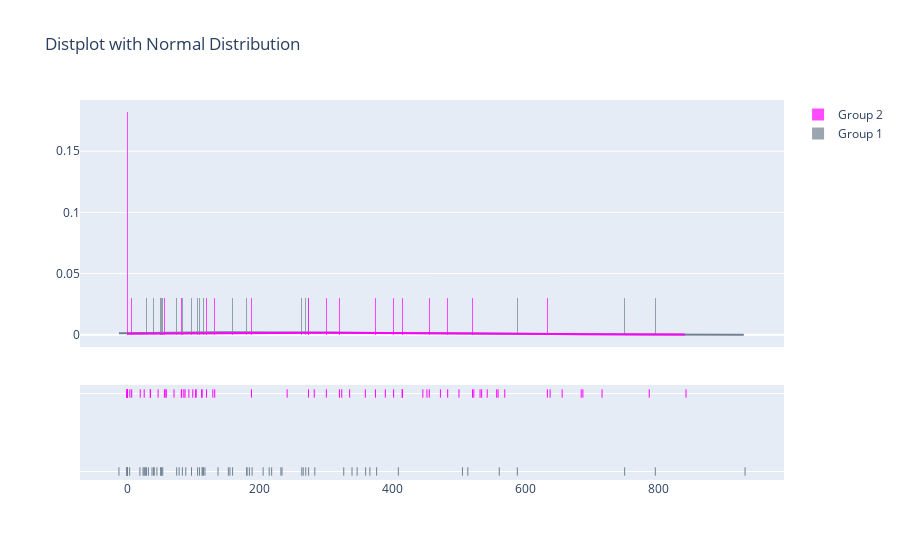

The cell this chart's notebook holds for it:
### Code cell
import plotly.figure_factory as ff
import numpy as np

x1 = df_pre['mtr_win over dof']
x2 = df_post['mtr_win over dof']

group_labels = ['Group 1', 'Group 2']

colors = ['slategray', 'magenta']

# Create distplot with curve_type set to 'normal'
fig = ff.create_distplot([x1, x2], group_labels, bin_size=.5,
                         curve_type='normal', # override default 'kde'
                         colors=colors)

# Add title
fig.update_layout(title_text='Distplot with Normal Distribution')
fig.show()

### Figure 1 — Plotly figure (JSON) as saved in the notebook; plotly's stock layout.template omitted (floating-point values rounded to 4 significant figures; data arrays with more than 128 entries replaced by an {"elided": "..."} marker saying what was removed)
{"data": [{"autobinx": false, "histnorm": "probability density", "legendgroup": "Group 1", "marker": {"color": "slategray"}, "name": "Group 1", "opacity": 0.7, "type": "histogram", "x": [184.1, 19.16, -12.39, 0, 0, 0.01316, 44.78, 51.98, 106.1, 3.724, 74.61, 50.48, 78.27, 117.2, 50.99, 27.99, 31.96, 233.2, 37.44, 154.9, 39.85, 29.01, 0, 23.94, 0, 263.0, 273.4, 269.1, 231.6, 26.58, 0, 53.58, 25.38, 114.9, 136.9, 338.7, 204.8, 112.9, 83.2, 587.8, 40.79, 505.1, 513.2, 180.1, 359.2, 795.6, 265.2, 88.28, 749.5, 930.8, 346.4, 560.6, 282.7, 188.2, 152.5, 217.7, 158.8, 214.0, 365.7, 108.9, 96.92, 113.7, 408.5, 180.6, 326.3, 375.8], "xaxis": "x", "xbins": {"end": 930.8, "size": 0.5, "start": -12.39}, "yaxis": "y"}, {"autobinx": false, "histnorm": "probability density", "legendgroup": "Group 2", "marker": {"color": "magenta"}, "name": "Group 2", "opacity": 0.7, "type": "histogram", "x": [92.94, 0, 281.8, 46.62, 34.91, 119.4, 58.38, 131.9, 323.2, 98.83, 34.95, 25.64, 0, 19.67, 70.56, 273.1, 6.825, 0, 0, 81.6, 129.0, 87.19, 187.2, 0, 58.74, 56.1, 85.35, 82.17, 112.9, 0, 103.1, 103.9, 112.2, 4.102, 499.9, 684.0, 542.4, 558.8, 522.3, 841.9, 374.0, 471.9, 358.8, 520.2, 786.5, 637.2, 241.0, 531.6, 568.8, 451.6, 686.6, 388.9, 414.8, 455.1, 655.3, 633.0, 401.4, 445.4, 300.0, 556.7, 414.2, 534.0, 319.7, 482.9, 715.4, 335.2], "xaxis": "x", "xbins": {"end": 841.9, "size": 0.5, "start": 0}, "yaxis": "y"}, {"legendgroup": "Group 1", "marker": {"color": "slategray"}, "mode": "lines", "name": "Group 1", "showlegend": false, "type": "scatter", "x": {"elided": "500 float values"}, "xaxis": "x", "y": {"elided": "500 float values"}, "yaxis": "y"}, {"legendgroup": "Group 2", "marker": {"color": "magenta"}, "mode": "lines", "name": "Group 2", "showlegend": false, "type": "scatter", "x": {"elided": "500 float values"}, "xaxis": "x", "y": {"elided": "500 float values"}, "yaxis": "y"}, {"legendgroup": "Group 1", "marker": {"color": "slategray", "symbol": "line-ns-open"}, "mode": "markers", "name": "Group 1", "showlegend": false, "type": "scatter", "x": [184.1, 19.16, -12.39, 0, 0, 0.01316, 44.78, 51.98, 106.1, 3.724, 74.61, 50.48, 78.27, 117.2, 50.99, 27.99, 31.96, 233.2, 37.44, 154.9, 39.85, 29.01, 0, 23.94, 0, 263.0, 273.4, 269.1, 231.6, 26.58, 0, 53.58, 25.38, 114.9, 136.9, 338.7, 204.8, 112.9, 83.2, 587.8, 40.79, 505.1, 513.2, 180.1, 359.2, 795.6, 265.2, 88.28, 749.5, 930.8, 346.4, 560.6, 282.7, 188.2, 152.5, 217.7, 158.8, 214.0, 365.7, 108.9, 96.92, 113.7, 408.5, 180.6, 326.3, 375.8], "xaxis": "x", "y": ["Group 1", "Group 1", "Group 1", "Group 1", "Group 1", "Group 1", "Group 1", "Group 1", "Group 1", "Group 1", "Group 1", "Group 1", "Group 1", "Group 1", "Group 1", "Group 1", "Group 1", "Group 1", "Group 1", "Group 1", "Group 1", "Group 1", "Group 1", "Group 1", "Group 1", "Group 1", "Group 1", "Group 1", "Group 1", "Group 1", "Group 1", "Group 1", "Group 1", "Group 1", "Group 1", "Group 1", "Group 1", "Group 1", "Group 1", "Group 1", "Group 1", "Group 1", "Group 1", "Group 1", "Group 1", "Group 1", "Group 1", "Group 1", "Group 1", "Group 1", "Group 1", "Group 1", "Group 1", "Group 1", "Group 1", "Group 1", "Group 1", "Group 1", "Group 1", "Group 1", "Group 1", "Group 1", "Group 1", "Group 1", "Group 1", "Group 1"], "yaxis": "y2"}, {"legendgroup": "Group 2", "marker": {"color": "magenta", "symbol": "line-ns-open"}, "mode": "markers", "name": "Group 2", "showlegend": false, "type": "scatter", "x": [92.94, 0, 281.8, 46.62, 34.91, 119.4, 58.38, 131.9, 323.2, 98.83, 34.95, 25.64, 0, 19.67, 70.56, 273.1, 6.825, 0, 0, 81.6, 129.0, 87.19, 187.2, 0, 58.74, 56.1, 85.35, 82.17, 112.9, 0, 103.1, 103.9, 112.2, 4.102, 499.9, 684.0, 542.4, 558.8, 522.3, 841.9, 374.0, 471.9, 358.8, 520.2, 786.5, 637.2, 241.0, 531.6, 568.8, 451.6, 686.6, 388.9, 414.8, 455.1, 655.3, 633.0, 401.4, 445.4, 300.0, 556.7, 414.2, 534.0, 319.7, 482.9, 715.4, 335.2], "xaxis": "x", "y": ["Group 2", "Group 2", "Group 2", "Group 2", "Group 2", "Group 2", "Group 2", "Group 2", "Group 2", "Group 2", "Group 2", "Group 2", "Group 2", "Group 2", "Group 2", "Group 2", "Group 2", "Group 2", "Group 2", "Group 2", "Group 2", "Group 2", "Group 2", "Group 2", "Group 2", "Group 2", "Group 2", "Group 2", "Group 2", "Group 2", "Group 2", "Group 2", "Group 2", "Group 2", "Group 2", "Group 2", "Group 2", "Group 2", "Group 2", "Group 2", "Group 2", "Group 2", "Group 2", "Group 2", "Group 2", "Group 2", "Group 2", "Group 2", "Group 2", "Group 2", "Group 2", "Group 2", "Group 2", "Group 2", "Group 2", "Group 2", "Group 2", "Group 2", "Group 2", "Group 2", "Group 2", "Group 2", "Group 2", "Group 2", "Group 2", "Group 2"], "yaxis": "y2"}], "layout": {"barmode": "overlay", "hovermode": "closest", "legend": {"traceorder": "reversed"}, "title": {"text": "Distplot with Normal Distribution"}, "xaxis": {"anchor": "y2", "domain": [0, 1], "zeroline": false}, "yaxis": {"anchor": "free", "domain": [0.35, 1], "position": 0}, "yaxis2": {"anchor": "x", "domain": [0, 0.25], "dtick": 1, "showticklabels": false}}}
